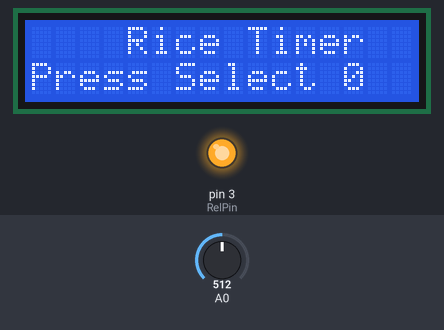
The program below on a simulated Arduino Uno, built with avr-gcc and run on an emulated ATmega328P. Shown: 16×2 character LCD, output pins drawn as LEDs (lit = HIGH). Inputs (shaded band) come from the test bench; at power-on: A0 = 512.

Above: at 1.3 s.
1.4 s: A0 set to 582
2.9 s: A0 set to 619
At 4.2 s:
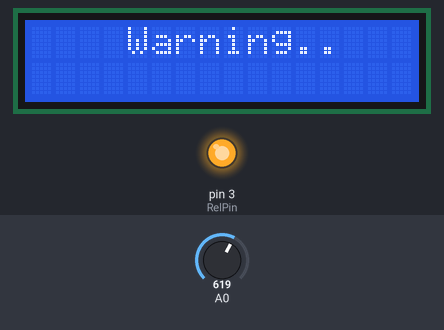
5.9 s: A0 set to 590
At 8.7 s:
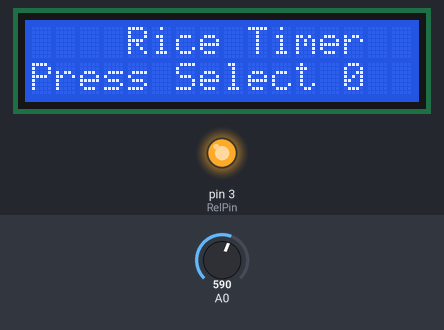
8.9 s: A0 set to 610
At 10.0 s:
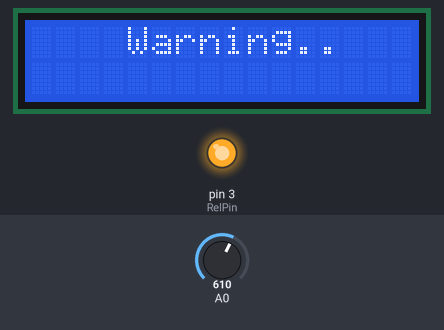
Timing chart, 0 to 12.9 s (numbered marks = the images above; inputs shaded):
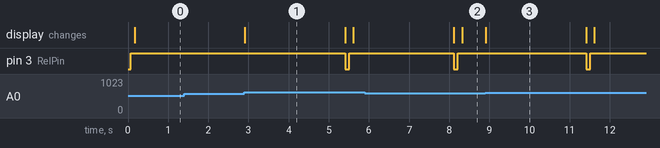

Measured:
- the behaviour switches between 600 and 601 on A0 (found by bisection; images 0 and 1)
- after the input at 1.4 s, every drawn part: stays the same
- after the input at 2.9 s, pin 3 (RelPin): HIGH → LOW after 2.5 s, → HIGH 0.10 s later; the display: changes at once (image 1)
- after the input at 5.9 s, the display: first differs from a run without the input after 2.4 s (image 2)
- after the input at 8.9 s, pin 3 (RelPin): HIGH → LOW after 2.5 s, → HIGH 0.10 s later; the display: changes at once (image 3)
- what the display in image 1 shows lasts 2.5 s, from 2.9 s to 5.4 s

The program:

main.cpp
```cpp
#include <Arduino.h>
#include <Wire.h>
#include <LiquidCrystal.h>


LiquidCrystal lcd(8, 9, 4, 5, 6, 7);


int time = 0;
int RelPin = 3;

void setup() {
  lcd.begin(16, 2);
  lcd.setCursor(4, 0);
  lcd.print("Rice Timer");
  lcd.setCursor(0, 1);
  lcd.print("Press Select");
  pinMode(RelPin, OUTPUT);
  digitalWrite(RelPin,HIGH);
  delay(100);

}

void loop() {


  if (analogRead(A0) < 200 && analogRead(A0) > 60 ) {
    time += 10 * 60; // UP 10 minutes
    delay(500);
  }
  if (analogRead(A0) < 400 && analogRead(A0) > 200) {
    delay(500);
    if (time == 6000)
    {
      lcd.clear();
      lcd.begin(16, 2);
      lcd.setCursor(4, 0);
      lcd.print("Rice Timer");
      lcd.setCursor(0, 1);
      lcd.print("Press Select");
    }

    time -= 10 * 60; // down 10 minutes
  }
  lcd.setCursor(13,1);
  lcd.print(time / 60);   // print the hour (10 digits)
  if (analogRead(A0) < 800 && analogRead(A0) > 600) {
    lcd.clear();
    lcd.setCursor(4,0);
    lcd.print("Warning..");
    delay(2500);
    lcd.clear();
    digitalWrite(RelPin, LOW);
    delay(100);

    while (time > 0) {
      lcd.setCursor(0, 0);
      lcd.print("Time: ");
      lcd.print(time / 60);
      lcd.print(":");
      lcd.print(time % 60);
      lcd.setCursor(4,1);
      lcd.print("Working...");
      delay(1000);
      time--;
    }
    digitalWrite(RelPin, HIGH);
    delay(100);


    lcd.clear();
    lcd.setCursor(4, 0);
    lcd.print("Rice Timer");
    lcd.setCursor(0, 1);
    lcd.print("Press Select");
  }
}
```
